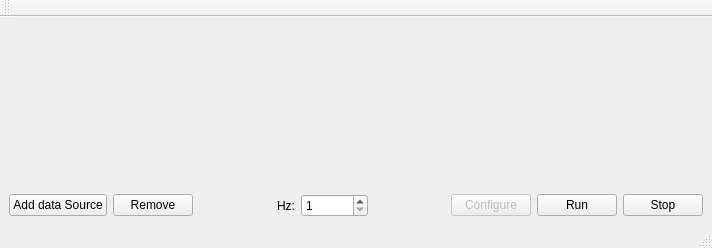
<?xml version="1.0" encoding="UTF-8"?>
<ui version="4.0">
 <class>MainWindow</class>
 <widget class="QMainWindow" name="MainWindow">
  <property name="geometry">
   <rect>
    <x>0</x>
    <y>0</y>
    <width>712</width>
    <height>248</height>
   </rect>
  </property>
  <property name="windowTitle">
   <string>MainWindow</string>
  </property>
  <widget class="QWidget" name="centralwidget">
   <layout class="QGridLayout" name="gridLayout">
    <item row="0" column="0">
     <layout class="QVBoxLayout" name="verticalLayout">
      <item>
       <widget class="QWidget" name="widget" native="true"/>
      </item>
      <item>
       <layout class="QHBoxLayout" name="horizontalLayout_5">
        <item>
         <widget class="QPushButton" name="pushButtonAddChannel">
          <property name="text">
           <string>Add data Source</string>
          </property>
         </widget>
        </item>
        <item>
         <widget class="QPushButton" name="pushButtonRemoveChannel">
          <property name="text">
           <string>Remove</string>
          </property>
         </widget>
        </item>
        <item>
         <spacer name="horizontalSpacer">
          <property name="orientation">
           <enum>Qt::Horizontal</enum>
          </property>
          <property name="sizeHint" stdset="0">
           <size>
            <width>40</width>
            <height>20</height>
           </size>
          </property>
         </spacer>
        </item>
        <item>
         <widget class="QLabel" name="label">
          <property name="text">
           <string>Hz:</string>
          </property>
         </widget>
        </item>
        <item>
         <widget class="QSpinBox" name="spinBox">
          <property name="minimum">
           <number>1</number>
          </property>
          <property name="maximum">
           <number>999999999</number>
          </property>
         </widget>
        </item>
        <item>
         <spacer name="horizontalSpacer_9">
          <property name="orientation">
           <enum>Qt::Horizontal</enum>
          </property>
          <property name="sizeHint" stdset="0">
           <size>
            <width>40</width>
            <height>20</height>
           </size>
          </property>
         </spacer>
        </item>
        <item>
         <widget class="QPushButton" name="pushButtonConfigure">
          <property name="enabled">
           <bool>false</bool>
          </property>
          <property name="text">
           <string>Configure</string>
          </property>
         </widget>
        </item>
        <item>
         <widget class="QPushButton" name="pushButtonRun">
          <property name="text">
           <string>Run</string>
          </property>
         </widget>
        </item>
        <item>
         <widget class="QPushButton" name="pushButtonStop">
          <property name="text">
           <string>Stop</string>
          </property>
         </widget>
        </item>
       </layout>
      </item>
     </layout>
    </item>
   </layout>
  </widget>
  <widget class="QMenuBar" name="menubar">
   <property name="geometry">
    <rect>
     <x>0</x>
     <y>0</y>
     <width>712</width>
     <height>22</height>
    </rect>
   </property>
  </widget>
  <widget class="QStatusBar" name="statusbar"/>
  <widget class="QToolBar" name="toolBar">
   <property name="windowTitle">
    <string>toolBar</string>
   </property>
   <attribute name="toolBarArea">
    <enum>TopToolBarArea</enum>
   </attribute>
   <attribute name="toolBarBreak">
    <bool>false</bool>
   </attribute>
  </widget>
 </widget>
 <resources/>
 <connections/>
</ui>
